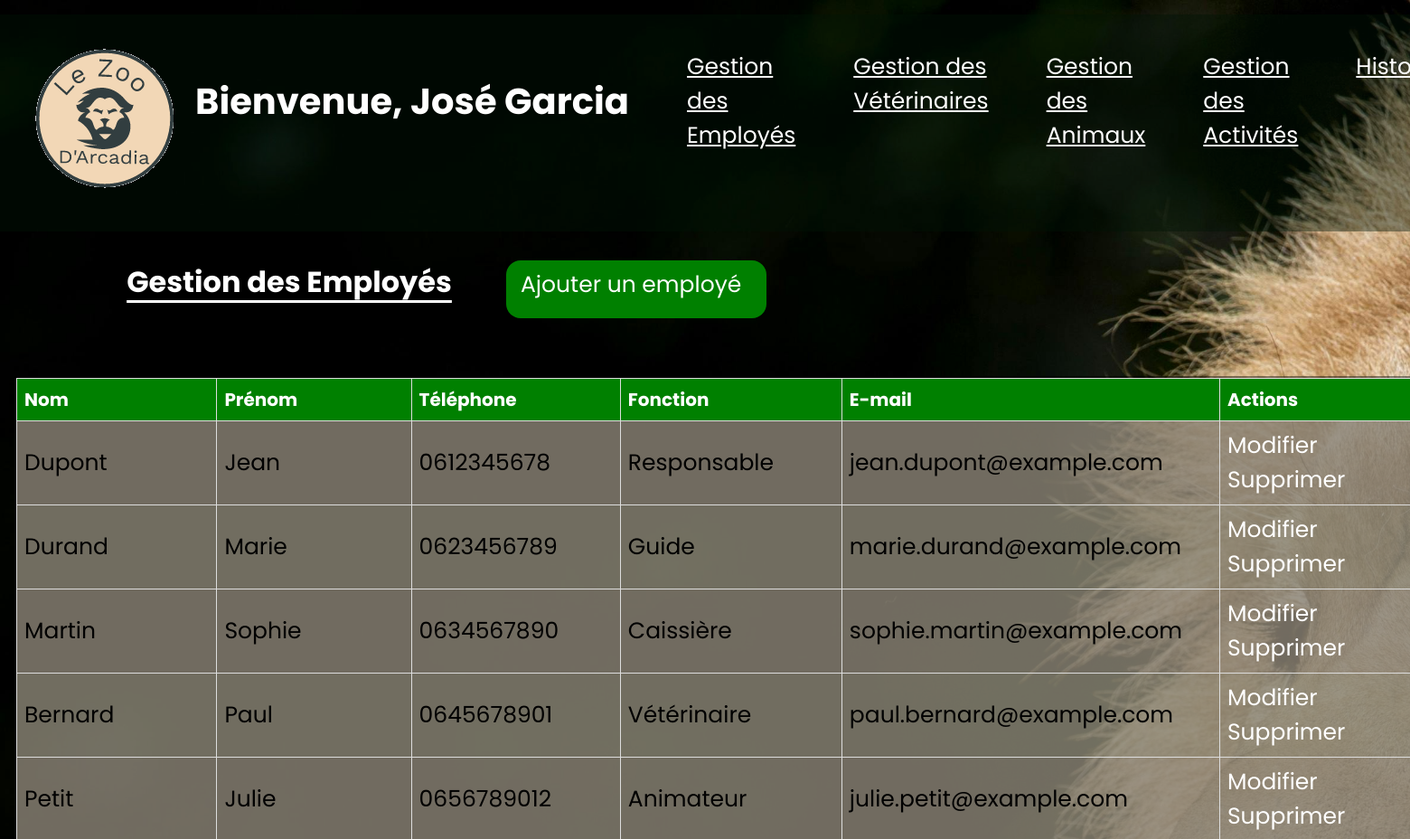
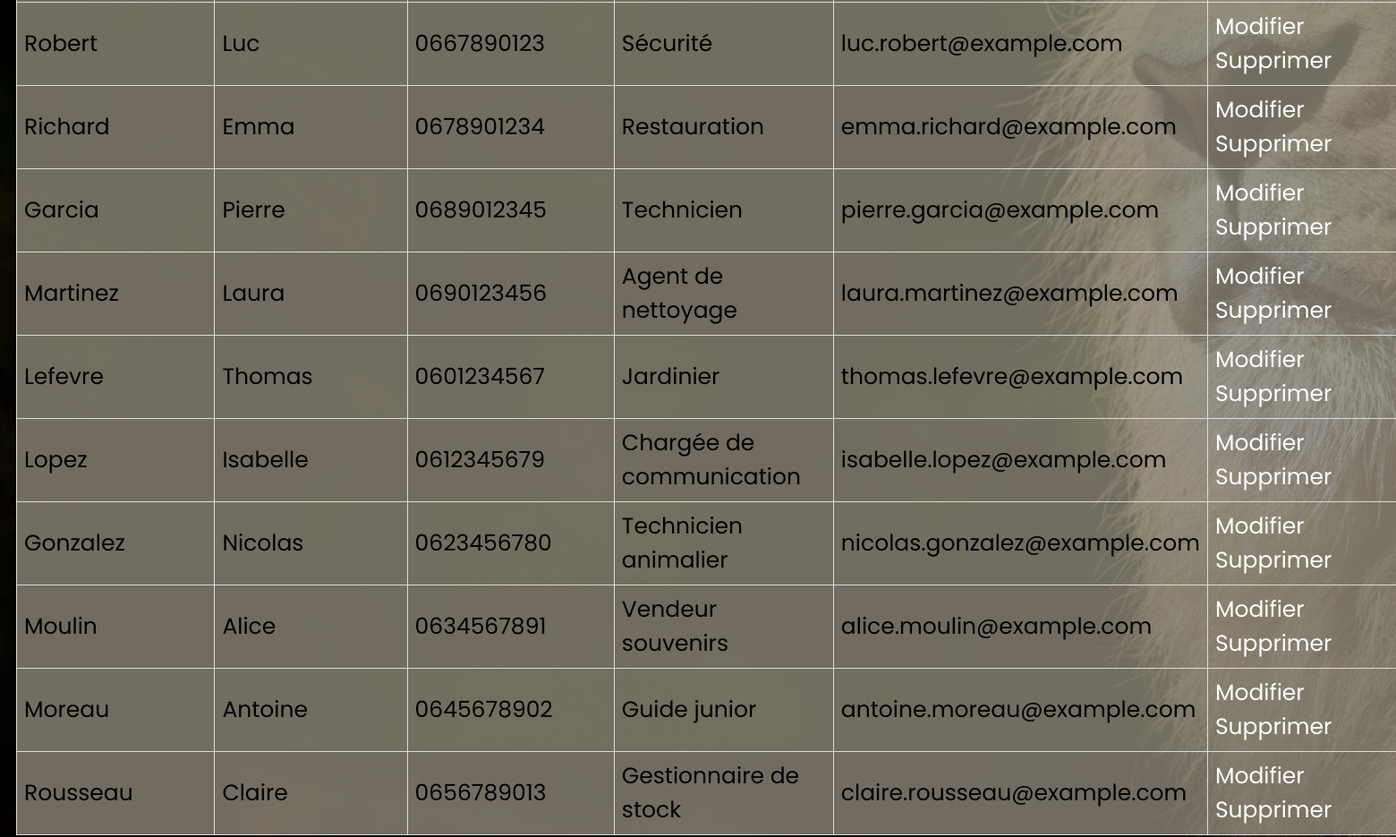
The app's page /PHP/employes.php (signed in) with its own data (2 pictures, top to bottom).
### tables this page shows
CREATE TABLE `employe` (
  `id_employe` int(11) NOT NULL,
  `nom` varchar(50) DEFAULT NULL,
  `prenom` varchar(50) DEFAULT NULL,
  `fonction` varchar(50) NOT NULL,
  `adresse_mail` varchar(100) DEFAULT NULL,
  `mot_de_passe` varchar(255) DEFAULT NULL,
  `telephone` varchar(15) DEFAULT NULL
);

### PHP/employes.php (the view, shortened to what this page needs)
<?php
require 'database.php';
try {
    $sql = "SELECT * FROM employe";
    $stmt = $conn->prepare($sql);
    $stmt->execute();
    $employes = $stmt->fetchAll(PDO::FETCH_ASSOC);
} catch (PDOException $e) {
    die("Erreur : " . $e->getMessage());
}
?>
<!DOCTYPE html>
<html lang="fr">
<head>
    <link rel="stylesheet" href="../CSS/styles.css">
    <link rel="stylesheet" href="../CSS/dash_admin.css">
    <link rel="stylesheet" href="../CSS/historique.css">
    <link rel="stylesheet" href="../CSS/employes.css">
    <link rel="stylesheet" href="../CSS/veterinaires.css">
    <link rel="stylesheet" href="../CSS/ges_animaux.css">
    <link rel="stylesheet" href="https://cdn.jsdelivr.net/npm/bootstrap-icons@1.11.3/font/bootstrap-icons.min.css">
    <link rel="stylesheet" href="https://cdnjs.cloudflare.com/ajax/libs/font-awesome/6.5.2/css/all.min.css" />
    <link rel="stylesheet" href="https://cdnjs.cloudflare.com/ajax/libs/bootstrap-icons/1.7.2/font/bootstrap-icons.min.css">
</head>
<body>
<header>
    <a href="./admin_dashboard.php" id="logo-link">
        <img src="../ASSETS/LogoArcadia2.png" alt="Logo du Zoo D'Arcadia" id="logo">
    </a>
    <div class="admin-title">
            <h1>Bienvenue, <?php echo htmlspecialchars($_SESSION['admin_name']); ?></h1>
        </div>
        <div class="admin-navbar">
            <ul class="links">
                <li><a href="./employes.php">Gestion des Employés</a></li>
                <li><a href="./veterinaires.php">Gestion des Vétérinaires</a></li>
                <li><a href="./gest_animaux.php">Gestion des Animaux</a></li>
                <li><a href="./gest_activites.php">Gestion des Activités</a></li>
                <li><a href="./historique.php">Historique</a></li>
            </ul>
        </div>
</header>
<main>
    <div class="titre">
        <h2>Gestion des Employés</h2>
    </div>
    <a href="./add_employes.php" class="employe_btn">Ajouter un employé</a>
    <table class="admin_tableaux">
        <thead>
            <tr class="admin_tableau">
                <th>Nom</th>
                <th>Prénom</th>
                <th>Téléphone</th>
                <th>Fonction</th>
                <th>E-mail</th>
                <th>Actions</th>
            </tr>
        </thead>
        <tbody>
            <?php if (!empty($employes)): ?>
                <?php foreach ($employes as $employe): ?>
                    <tr class="admin_tableau">
                        <td><?php echo htmlspecialchars($employe['nom']); ?></td>
                        <td><?php echo htmlspecialchars($employe['prenom']); ?></td>
                        <td><?php echo htmlspecialchars($employe['telephone']); ?></td>
                        <td><?php echo htmlspecialchars($employe['fonction']); ?></td>
                        <td><?php echo htmlspecialchars($employe['adresse_mail']); ?></td>
                        <td>
                            <a href="edit_employes.php?id=<?php echo $employe['id_employe']; ?>">Modifier</a>
                            <a href="delete_employes.php?id=<?php echo $employe['id_employe']; ?>">Supprimer</a>
                        </td>
                    </tr>
                <?php endforeach; ?>
            <?php else: ?>
                <tr>
                    <td colspan="6">Aucun employé trouvé.</td>
                </tr>
            <?php endif; ?>
        </tbody>
    </table>
</main>
</body>
</html>

### CSS/styles.css (style rules this page uses)
* { margin: 0; padding: 0; font-family: 'Poppins', sans-serif; }
body { background-image: url(../ASSETS/pexels-pixabay-33045.jpg); background-size: cover; background-repeat: no-repeat; background-attachment: fixed; height: 100vh; font-family: 'Poppins', sans-serif; color: white; }
main { font-size: 1.2rem; display: contents; }
header { display: flex; align-items: center; position: relative; height: 15rem; margin-top: 1rem; padding: 0 1rem; background: rgba(1, 21, 5, 0.4); }
h1 { color: white; margin-top: 5rem; font-size: 5rem; text-align: center; font-family: 'Poppins', sans-serif; }
h2 { width: 30rem; font-size: 3rem; margin-top: 5rem; margin-bottom: 5rem; cursor: pointer; margin-left: 5rem; text-decoration: underline; text-underline-position: under; }
li { list-style-type: none; margin: 0; padding: 0; }
a { text-decoration: none; font-size: 25px; color: white; }

### CSS/dash_admin.css (style rules this page uses)
.admin-title h1 { color: white; font-size: 2.5rem; text-align: center; margin-bottom: 8rem; font-family: 'Poppins', sans-serif; width: 30rem; }
.admin-navbar { width: 66%; height: 5rem; display: flex; align-items: center; color: white; margin-bottom: 2rem; position: relative; bottom: 0.5rem; }
.admin-navbar .links { display: flex; gap: 4rem; padding: 4rem; text-decoration: underline; }
.links li { display: flex; gap: 10px; }
.links li a { text-decoration: none; font-size: 25px; color: white; }

### CSS/employes.css (style rules this page uses)
.titre h2 { text-align: center; font-size: 2rem; margin-top: 2rem; cursor: default; }
.admin_tableaux { position: relative; bottom: 4rem; left: 1rem; display: block; }
.admin_tableau th, .admin_tableau td { border: 1px solid #ddd; padding: 8px; text-align: left; }
.admin_tableau th { background-color: green; color: white; width: 15rem; font-size: 20px; }
.admin_tableau td { color: #000; background-color: rgba(162, 153, 137, 0.7); font-size: 25px; }
.employe_btn { padding: 8px 16px; background-color: green; color: white; border: none; cursor: pointer; margin-top: 1rem; height: 3rem; width: 16rem; left: 35rem; position: relative; display: flex; border-radius: 1rem; bottom: 8rem; }
table { width: 100%; border-collapse: collapse; background-color: rgba(0, 0, 0, 0.44); border: 2px solid #0000; }
th, td { border: 1px solid #006400; padding: 10px; text-align: left; }
th { background-color: rgba(0, 128, 0, 0.2); }
tr:nth-child(even) { background-color: rgba(0, 128, 0, 0.05); }

### CSS/veterinaires.css (style rules this page uses)
.admin_tableau td { color: #000; background-color: rgba(162, 153, 137, 0.7); font-size: 25px; }

### records on screen
employe: nom "Dupont", prenom "Jean", telephone "0612345678", fonction "Responsable", adresse_mail "jean.dupont@example.com"
employe: nom "Durand", prenom "Marie", telephone "0623456789", fonction "Guide", adresse_mail "marie.durand@example.com"
employe: nom "Martin", prenom "Sophie", telephone "0634567890", fonction "Caissière", adresse_mail "sophie.martin@example.com"
employe: nom "Bernard", prenom "Paul", telephone "0645678901", fonction "Vétérinaire", adresse_mail "paul.bernard@example.com"
employe: nom "Petit", prenom "Julie", telephone "0656789012", fonction "Animateur", adresse_mail "julie.petit@example.com"
employe: nom "Robert", prenom "Luc", telephone "0667890123", fonction "Sécurité", adresse_mail "luc.robert@example.com"
employe: nom "Richard", prenom "Emma", telephone "0678901234", fonction "Restauration", adresse_mail "emma.richard@example.com"
employe: nom "Garcia", prenom "Pierre", telephone "0689012345", fonction "Technicien", adresse_mail "pierre.garcia@example.com"
employe: nom "Martinez", prenom "Laura", telephone "0690123456", fonction "Agent de nettoyage", adresse_mail "laura.martinez@example.com"
employe: nom "Lefevre", prenom "Thomas", telephone "0601234567", fonction "Jardinier", adresse_mail "thomas.lefevre@example.com"
employe: nom "Lopez", prenom "Isabelle", telephone "0612345679", fonction "Chargée de communication", adresse_mail "isabelle.lopez@example.com"
employe: nom "Gonzalez", prenom "Nicolas", telephone "0623456780", fonction "Technicien animalier", adresse_mail "nicolas.gonzalez@example.com"
employe: nom "Moulin", prenom "Alice", telephone "0634567891", fonction "Vendeur souvenirs", adresse_mail "alice.moulin@example.com"
employe: nom "Moreau", prenom "Antoine", telephone "0645678902", fonction "Guide junior", adresse_mail "antoine.moreau@example.com"
employe: nom "Rousseau", prenom "Claire", telephone "0656789013", fonction "Gestionnaire de stock", adresse_mail "claire.rousseau@example.com"

### other values on screen
$_SESSION['admin_name'] "José Garcia"
